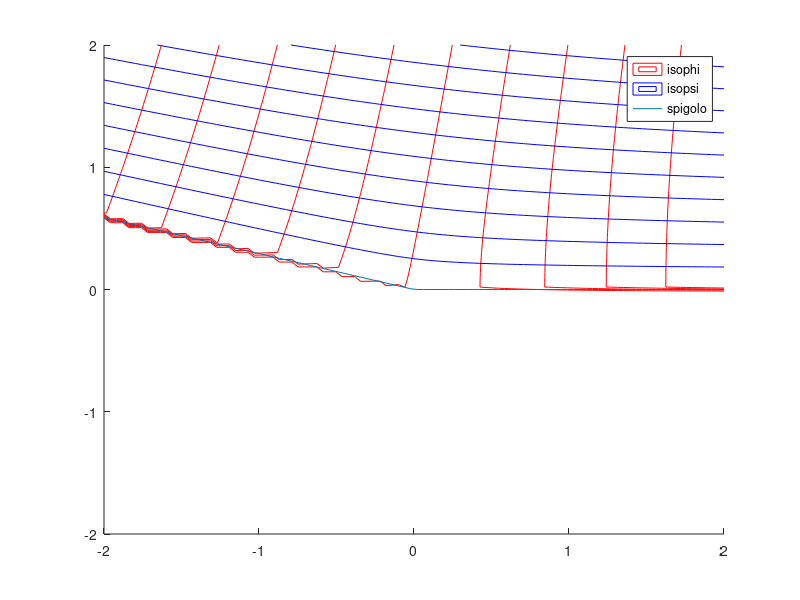

This chart was generated by the following MATLAB code:
clc
close
clear all

%% 1

% contour
% streamslice vuole punti griglia e componenti di velocità (fare su x e y,
% fare su teta può dare problemi) (serve derivare funzione)

beta = linspace(1, 3/4*pi);

vInf = 1;
m = 1.1;
alfa = 0;

x = linspace(-2,2);
y = linspace(-2,2);


k = vInf*exp(-1i*alfa);
beta = pi/m;
yRetta = -x/(tan(beta-pi/2)).*(x < 0);
w = @(z) k*z.^m.*(imag(z) > yRetta);

[X, Y] = meshgrid(x,y);
z = X+Y*1i;




figure
hold on
contour(X, Y, real(w(z)), "r")
contour(X, Y, imag(w(z)), "b")



plot(x, yRetta, LineWidth=5)
legend("isophi", "isopsi", "spigolo")




%% esercizio 2
clc
clear
close all


vel = 1;
alfa = deg2rad(10);
raggio = 1;

centro = [0.1, 0.1];






